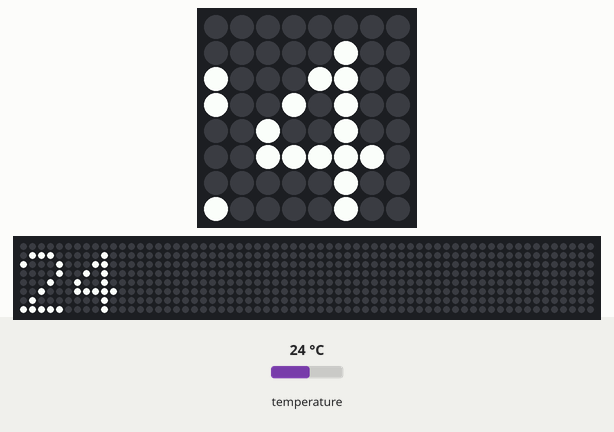
The program below on a simulated Raspberry Pi (BCM pin numbers) with a Sense HAT. Parts: the Sense HAT's 8×8 RGB LED matrix, a strip that is not on the board, showing the scrolling text unrolled. Inputs (shaded band) come from the test bench; at power-on: temperature 24 °C. The 64×8 strip is a reading aid, not a part: it shows the text the matrix is scrolling, unrolled, one strip-width of it at a time.

Above: at 1.28 s.
1.3 s: temperature set to 12 °C
At 3.29 s:
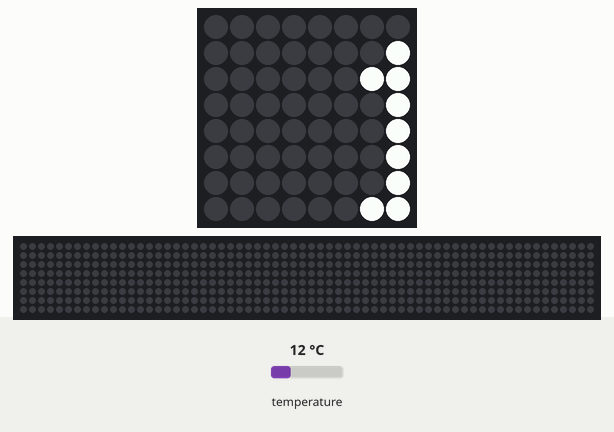
5.2 s: temperature set to 19 °C
At 7.61 s:
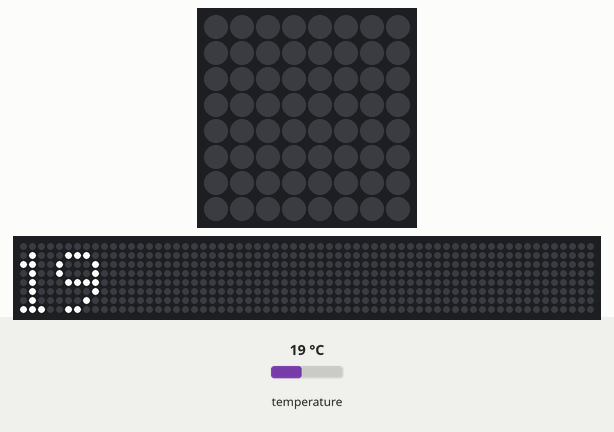
9.1 s: temperature set to 28 °C
At 11.73 s:
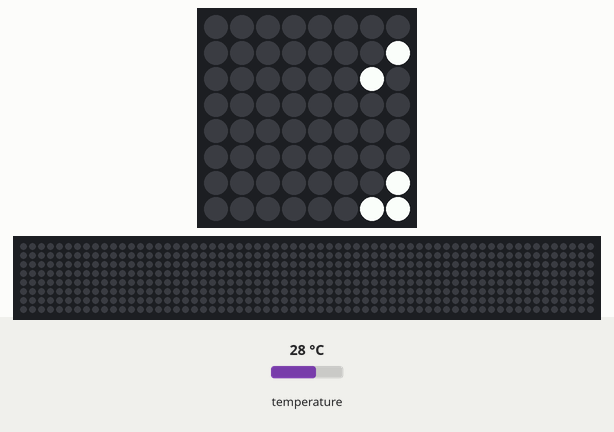

The program:

s10_while.py
```python
# s10 · 무한 반복(while) — 계속 재기
from sense_hat import SenseHat   # SenseHAT 도구 상자 가져오기
from time import sleep           # 기다리기(sleep) 도구 가져오기
sense = SenseHat()               # 내 SenseHAT을 sense라고 부르기
sense.set_rotation(180)          # 화면 180도 돌리기 (케이스에 거꾸로 꽂힘)
sense.clear()                    # 화면 지우기 (켜진 LED 끄기)

while True:                             # 멈출 때까지 계속 반복 (정지: ■ 버튼)
    t = sense.get_temperature()
    sense.show_message(str(round(t)))
    sleep(1)                            # 1초 쉬고 다시 재기
```
